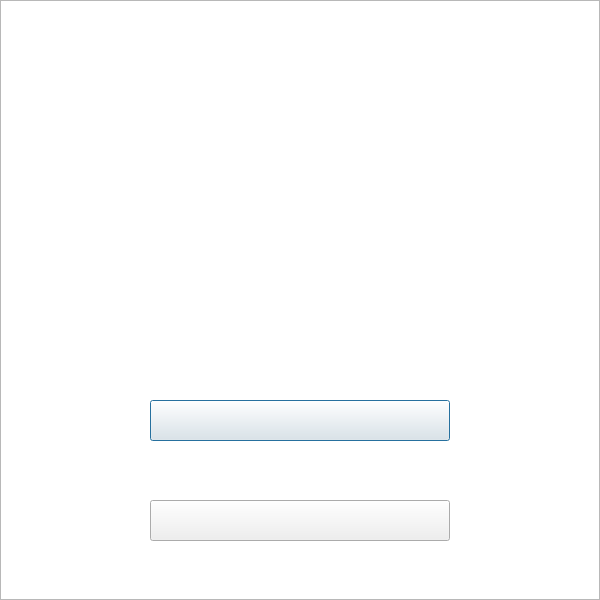
<?xml version="1.0" encoding="UTF-8"?>
<ui version="4.0">
 <class>End</class>
 <widget class="QDialog" name="End">
  <property name="geometry">
   <rect>
    <x>0</x>
    <y>0</y>
    <width>600</width>
    <height>600</height>
   </rect>
  </property>
  <property name="windowTitle">
   <string>Dialog</string>
  </property>
  <widget class="QPushButton" name="ReStart">
   <property name="geometry">
    <rect>
     <x>150</x>
     <y>400</y>
     <width>300</width>
     <height>41</height>
    </rect>
   </property>
   <property name="text">
    <string/>
   </property>
   <property name="icon">
    <iconset>
     <normalon>:/img/images/back.png</normalon>
    </iconset>
   </property>
   <property name="iconSize">
    <size>
     <width>300</width>
     <height>41</height>
    </size>
   </property>
  </widget>
  <widget class="QPushButton" name="Quit">
   <property name="geometry">
    <rect>
     <x>150</x>
     <y>500</y>
     <width>300</width>
     <height>41</height>
    </rect>
   </property>
   <property name="text">
    <string/>
   </property>
   <property name="icon">
    <iconset>
     <normalon>:/img/images/quit.png</normalon>
    </iconset>
   </property>
   <property name="iconSize">
    <size>
     <width>300</width>
     <height>41</height>
    </size>
   </property>
  </widget>
  <widget class="QGraphicsView" name="EndBackGround">
   <property name="geometry">
    <rect>
     <x>0</x>
     <y>0</y>
     <width>600</width>
     <height>600</height>
    </rect>
   </property>
   <property name="styleSheet">
    <string notr="true">background-image: url(:/img/images/PoFang.png)</string>
   </property>
  </widget>
  <zorder>EndBackGround</zorder>
  <zorder>ReStart</zorder>
  <zorder>Quit</zorder>
 </widget>
 <resources/>
 <connections/>
</ui>
